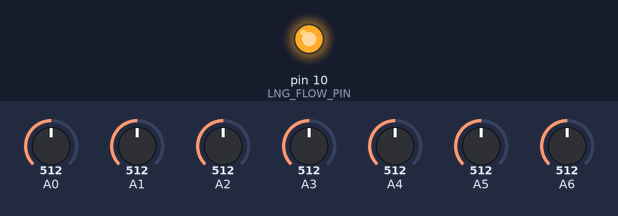
Bench run of a sketch on a simulated Arduino Nano, built with avr-gcc and run on an emulated ATmega328P. Parts: output pins drawn as LEDs (lit = HIGH). The test bench sets the inputs (shaded band); at power-on: A0 = 512, A1 = 512, A2 = 512, A3 = 512, A4 = 512, A5 = 512, A6 = 512. What the sketch prints to the serial monitor is not drawn.

Above: at 0.1 s.
Timing chart, 0 to 1.6 s (numbered marks = the images above):
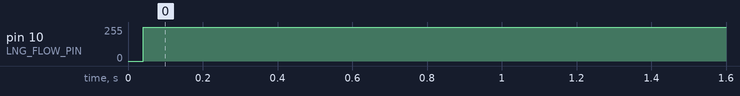

The sketch:

phoenix-fc-sensor-board.ino
```cpp
// ─────────────────────────────────────────────────────────────────────────────
// Libraries
// ─────────────────────────────────────────────────────────────────────────────

// SPI Libs
#include <SPI.h>
// Ethernet Lib
#include "./src/w5500/w5500.h"
// Constants
#include "./src/constants.h"
// SD Card Lib
// #include <SD.h>
// File myFile;

// ─────────────────────────────────────────────────────────────────────────────
// Pin Definitions
// ─────────────────────────────────────────────────────────────────────────────

//Ethernet Chip Select
#define EthernetCS 10
#define SDCS 40

#include "src/pt/pt.h"
// ─────────────────────────────────────────────────────────────────────────────
// Ethernet (MAC‑RAW)
// ─────────────────────────────────────────────────────────────────────────────

uint8_t buffer[500];

// first byte 0x02 = locally‑administered, unicast
const uint8_t MAC_GROUND_STATION[6] = {0x02, 0x47, 0x53,
                                       0x00, 0x00, 0x01}; // GS:  ground station
const uint8_t MAC_SENSOR_GIGA[6] = {0x02, 0x53, 0x49,
                                    0x00, 0x00, 0x04}; // SI:  sensor interface

//
struct TelemetryFrame {
  // –––– Ethernet header (14 B) ––––
  uint8_t dstMac[6];
  uint8_t srcMac[6];
  uint16_t ethType; // always 0x8889

  // –––– Payload ––––
  uint8_t payload[200]; // 200 bytes usually enough.. optimize later
};
TelemetryFrame f;

// ─────────────────────────────────────────────────────────────────────────────
// Instance Declaration
// ─────────────────────────────────────────────────────────────────────────────
//Ethernet
Wiznet5500 w5500;
unsigned long lastSend = 0;

//Other Consts ***************************************************
float calibration_factor_star = -5600; //-7050 worked for my 440lb max scale setup
float calibration_factor_circle = -5900; //-7050 worked for my 440lb max scale setup
float calibration_factor_triangle = -6000; //-7050 worked for my 440lb max scale setup

// Ambient_Resolution ambientRes = RES_ZERO_POINT_0625;

void setup() {
  Serial.begin(115200);

  // Ethernet setup
  w5500.begin(MAC_SENSOR_GIGA);
  Serial.println("Ethernet Setup Complete");

  setupPTs();
  Serial.println("Done Initialized");
}

void sendSensorData() {
  // LIVE ETHERNET TRANSMISSION
  // Put all data into an output string to be sent over
  // String
  // dataOut=String(PT1)+","+String(PT2)+","+String(PT3)+","+String(PT4)+","+String(PT5);

  String dataOut;

  // construct PT data
  for (uint8_t ptID = 0; ptID < countPTs(); ++ptID) {
    double val = readPT(ptID);
    if (ptID > 0) dataOut += ",";
    dataOut += String(val);
  }

  Serial.println(dataOut);

  // Send data

  char *data = dataOut.c_str();
  int len = strlen(data);
  memset(&f, 0, sizeof(f)); // set to 0
  memcpy(f.dstMac, MAC_GROUND_STATION, 6);
  // ((byte *)&f)[0] = 0xFF;
  // ((byte *)&f)[1] = 0xFF;
  // ((byte *)&f)[2] = 0xFF;
  // ((byte *)&f)[3] = 0xFF;
  // ((byte *)&f)[4] = 0xFF;
  // ((byte *)&f)[5] = 0xFF;
  memcpy(f.srcMac, MAC_SENSOR_GIGA, 6);
  ((byte *)&f)[12] = 0x88;
  ((byte *)&f)[13] = 0x89;
  // Serial.print("Data len: ");
  // Serial.println(len);
  memcpy(f.payload, data, len);
  if (w5500.sendFrame((byte *)&f, sizeof(f)) <= 0) {
    Serial.println("Ethernet send Failed");
  }

  // myFile = SD.open("StaticFire.txt", FILE_WRITE);
  // if (myFile) {
  //   Serial.print("Writing to file...");
  //   myFile.println(dataOut);
  //   // close the file:
  //   myFile.close();
  //   Serial.println("done.");
  // } else {
  //   // if the file didn't open, print an error:
  //   Serial.println("error opening file");
  // }
}

void loop() {
  if (millis() - lastSend >= TELEMETRY_DELAY) {
    lastSend = millis();
    sendSensorData();
  }
}
```

constants.h
```cpp
#ifndef CONSTANTS_H
#define CONSTANTS_H

static const uint8_t LNG_PRES_MASK = 0b1000000; // LNG Pressurant / Upstream
static const uint8_t LOX_PRES_MASK = 0b0100000; // LOX Pressurant / Upstream
static const uint8_t LNG_FLOW_MASK = 0b0001000; // LNG Flow / Downstream
static const uint8_t LOX_FLOW_MASK = 0b0000010; // Lox Flow / Downstream

// PWM pins for valves
static const uint8_t LNG_PRES_PIN = 8;
static const uint8_t LOX_PRES_PIN = 6;
static const uint8_t LNG_FLOW_PIN = 10;
static const uint8_t LOX_FLOW_PIN = 9;

static const unsigned long OPEN_MILLIS = 500; // full power duration (ms)

// Timing values
static const int TELEMETRY_DELAY = 200;

#endif
```

pt.cpp
```cpp
#include "pt.h"

static PT pts[] = {
  // name,            pin,  range,  voltageMin, voltageMax, analogRange,  voltageRange
  { "GN2",            A0,   5000.0, 0.5,        4.5,        1023.0,       5.0 },
  { "LOX-UPSTREAM",   A6,   1000.0, 1.0,        5.0,        1023.0,       5.0 },
  { "LNG-UPSTREAM",   A4,   1000.0, 1.0,        5.0,        1023.0,       5.0 },
  { "LOX-DOWNSTREAM", A5,   1000.0, 1.0,        5.0,        1023.0,       5.0 },
  { "LNG-DOWNSTREAM", A3,   1500.0, 0.5,        4.5,        1023.0,       5.0 },
  { "LOX-DOME",       A2,   1500.0, 0.5,        4.5,        1023.0,       5.0 },
  { "LNG-DOME",       A1,   1500.0, 0.5,        4.5,        1023.0,       5.0 },
};

static const size_t NUM_PTS = sizeof(pts) / sizeof(pts[0]);

// quick sanity check
static inline bool valid(uint8_t id) {
  return id < NUM_PTS;
}

void setupPTs() {
  for (uint8_t i = 0; i < NUM_PTS; i++) {
    pinMode(pts[i].pin, INPUT);
  }
}

uint8_t countPTs() {
  return NUM_PTS;
}

const PT* getPTInfo(uint8_t id) {
  // DANGER!!! really should never trigger this...
  if (!valid(id)) {
    Serial.println("ERROR: referencing unexisting PT, returning 0 as default.");
    return &pts[0];
  }
  return &pts[id];
}

double readPT(uint8_t id) {
  if (!valid(id)) return 0.0;
  const PT& p = pts[id];

  double v = (analogRead(p.pin) / p.analogRange) * p.voltageRange;
  double denom = (p.voltageMax - p.voltageMin);
  if (denom <= 0.0) return 0.0; // why...

  double pres = (v - p.voltageMin)/denom * p.range;

  if (pres <= 0.0) return 0.0;
  if (pres > p.range) return p.range; // clamp, just in case
  return pres;
}
```

pt.h
```cpp
#ifndef PT_H
#define PT_H

#include <Arduino.h>

struct PT {
  const char  *name; // "LOX/LNG/GN2 FLOW/VENT/PRES"
  uint8_t     pin;   // "A0 ..."
  double      range; // "pressure range, 0 ~ <range> psi"
  double      voltageMin; // "V at 0 psi"
  double      voltageMax; // "V at <range> psi"
  double      analogRange; // "ADC range (0~1023 for Arduino, so 1023)"
  double      voltageRange; // "ADC full voltage (0~5V for Arduino, so 5)"
};

// Initialize PT state
void setupPTs();

// Return total number of PTs
uint8_t countPTs();

// Get read-only PT descriptor for debugging
const PT* getPTInfo(uint8_t id);

// Read PSI from PT
double readPT(uint8_t id);

#endif
```

w5500.cpp
```cpp
// (licence header left out)
#include "w5500.h"
#include <SPI.h>


uint8_t Wiznet5500::wizchip_read(uint8_t block, uint16_t address)
{
    uint8_t ret;

    wizchip_cs_select();

    block |= AccessModeRead;

    wizchip_spi_write_byte((address & 0xFF00) >> 8);
    wizchip_spi_write_byte((address & 0x00FF) >> 0);
    wizchip_spi_write_byte(block);

    ret = wizchip_spi_read_byte();

    wizchip_cs_deselect();
    return ret;
}

uint16_t Wiznet5500::wizchip_read_word(uint8_t block, uint16_t address)
{
    return ((uint16_t)wizchip_read(block, address) << 8) + wizchip_read(block, address + 1);
}

void Wiznet5500::wizchip_read_buf(uint8_t block, uint16_t address, uint8_t* pBuf, uint16_t len)
{
    uint16_t i;

    wizchip_cs_select();

    block |= AccessModeRead;

    wizchip_spi_write_byte((address & 0xFF00) >> 8);
    wizchip_spi_write_byte((address & 0x00FF) >> 0);
    wizchip_spi_write_byte(block);
    for(i = 0; i < len; i++)
        pBuf[i] = wizchip_spi_read_byte();

    wizchip_cs_deselect();
}

void Wiznet5500::wizchip_write(uint8_t block, uint16_t address, uint8_t wb)
{
    wizchip_cs_select();

    block |= AccessModeWrite;

    wizchip_spi_write_byte((address & 0xFF00) >> 8);
    wizchip_spi_write_byte((address & 0x00FF) >> 0);
    wizchip_spi_write_byte(block);
    wizchip_spi_write_byte(wb);

    wizchip_cs_deselect();
}

void Wiznet5500::wizchip_write_word(uint8_t block, uint16_t address, uint16_t word)
{
    wizchip_write(block, address,   (uint8_t)(word>>8));
    wizchip_write(block, address+1, (uint8_t) word);
}

void Wiznet5500::wizchip_write_buf(uint8_t block, uint16_t address, const uint8_t* pBuf, uint16_t len)
{
    uint16_t i;

    wizchip_cs_select();

    block |= AccessModeWrite;

    wizchip_spi_write_byte((address & 0xFF00) >> 8);
    wizchip_spi_write_byte((address & 0x00FF) >> 0);
    wizchip_spi_write_byte(block);
    for(i = 0; i < len; i++)
        wizchip_spi_write_byte(pBuf[i]);

    wizchip_cs_deselect();
}

void Wiznet5500::setSn_CR(uint8_t cr) {
    // Write the command to the Command Register
    wizchip_write(BlockSelectSReg, Sn_CR, cr);

    // Now wait for the command to complete
    while( wizchip_read(BlockSelectSReg, Sn_CR) );
}

uint16_t Wiznet5500::getSn_TX_FSR()
{
    uint16_t val=0,val1=0;
    do
    {
        val1 = wizchip_read_word(BlockSelectSReg, Sn_TX_FSR);
        if (val1 != 0)
        {
            val = wizchip_read_word(BlockSelectSReg, Sn_TX_FSR);
        }
    } while (val != val1);
    return val;
}


uint16_t Wiznet5500::getSn_RX_RSR()
{
    uint16_t val=0,val1=0;
    do
    {
        val1 = wizchip_read_word(BlockSelectSReg, Sn_RX_RSR);
        if (val1 != 0)
        {
            val = wizchip_read_word(BlockSelectSReg, Sn_RX_RSR);
        }
    } while (val != val1);
    return val;
}

void Wiznet5500::wizchip_send_data(const uint8_t *wizdata, uint16_t len)
{
    uint16_t ptr = 0;

    if(len == 0) return;
    ptr = getSn_TX_WR();
    wizchip_write_buf(BlockSelectTxBuf, ptr, wizdata, len);

    ptr += len;

    setSn_TX_WR(ptr);
}

void Wiznet5500::wizchip_recv_data(uint8_t *wizdata, uint16_t len)
{
    uint16_t ptr;

    if(len == 0) return;
    ptr = getSn_RX_RD();
    wizchip_read_buf(BlockSelectRxBuf, ptr, wizdata, len);
    ptr += len;

    setSn_RX_RD(ptr);
}

void Wiznet5500::wizchip_recv_ignore(uint16_t len)
{
    uint16_t ptr;

    ptr = getSn_RX_RD();
    ptr += len;
    setSn_RX_RD(ptr);
}

void Wiznet5500::wizchip_sw_reset()
{
    setMR(MR_RST);
    getMR(); // for delay

    setSHAR(_mac_address);
}

int8_t Wiznet5500::wizphy_getphylink()
{
    int8_t tmp;
    if(getPHYCFGR() & PHYCFGR_LNK_ON)
        tmp = PHY_LINK_ON;
    else
        tmp = PHY_LINK_OFF;
    return tmp;
}

int8_t Wiznet5500::wizphy_getphypmode()
{
    int8_t tmp = 0;
    if(getPHYCFGR() & PHYCFGR_OPMDC_PDOWN)
        tmp = PHY_POWER_DOWN;
    else
        tmp = PHY_POWER_NORM;
    return tmp;
}

void Wiznet5500::wizphy_reset()
{
    uint8_t tmp = getPHYCFGR();
    tmp &= PHYCFGR_RST;
    setPHYCFGR(tmp);
    tmp = getPHYCFGR();
    tmp |= ~PHYCFGR_RST;
    setPHYCFGR(tmp);
}

int8_t Wiznet5500::wizphy_setphypmode(uint8_t pmode)
{
    uint8_t tmp = 0;
    tmp = getPHYCFGR();
    if((tmp & PHYCFGR_OPMD)== 0) return -1;
    tmp &= ~PHYCFGR_OPMDC_ALLA;
    if( pmode == PHY_POWER_DOWN)
        tmp |= PHYCFGR_OPMDC_PDOWN;
    else
        tmp |= PHYCFGR_OPMDC_ALLA;
    setPHYCFGR(tmp);
    wizphy_reset();
    tmp = getPHYCFGR();
    if( pmode == PHY_POWER_DOWN)
    {
        if(tmp & PHYCFGR_OPMDC_PDOWN) return 0;
    }
    else
    {
        if(tmp & PHYCFGR_OPMDC_ALLA) return 0;
    }
    return -1;
}


Wiznet5500::Wiznet5500(int8_t cs)
{
    _cs = cs;
}

boolean Wiznet5500::begin(const uint8_t *mac_address)
{
    memcpy(_mac_address, mac_address, 6);

    pinMode(_cs, OUTPUT);
    wizchip_cs_deselect();

    SPI.begin();
    SPI.setClockDivider(SPI_CLOCK_DIV4); // 4 MHz?
    SPI.setBitOrder(MSBFIRST);
    SPI.setDataMode(SPI_MODE0);

    wizchip_sw_reset();

    // Use the full 16Kb of RAM for Socket 0
    setSn_RXBUF_SIZE(16);
    setSn_TXBUF_SIZE(16);

    // Set our local MAC address
    setSHAR(_mac_address);

    // Open Socket 0 in MACRaw mode
    setSn_MR(Sn_MR_MACRAW);
    setSn_CR(Sn_CR_OPEN);
    if (getSn_SR() != SOCK_MACRAW) {
        // Failed to put socket 0 into MACRaw mode
        return false;
    }

    // Success
    return true;
}

void Wiznet5500::end()
{
    setSn_CR(Sn_CR_CLOSE);

    // clear all interrupt of the socket
    setSn_IR(0xFF);

    // Wait for socket to change to closed
    while(getSn_SR() != SOCK_CLOSED);
}

uint16_t Wiznet5500::readFrame(uint8_t *buffer, uint16_t bufsize)
{
    uint16_t len = getSn_RX_RSR();

    if (len > 0)
    {
        uint8_t head[2];
        uint16_t data_len=0;

        wizchip_recv_data(head, 2);
        setSn_CR(Sn_CR_RECV);

        data_len = head[0];
        data_len = (data_len<<8) + head[1];
        data_len -= 2;

        if (data_len > bufsize)
        {
            // Packet is bigger than buffer - drop the packet
            wizchip_recv_ignore(data_len);
            setSn_CR(Sn_CR_RECV);
            return 0;
        }

        wizchip_recv_data(buffer, data_len);
        setSn_CR(Sn_CR_RECV);

        // Had problems with W5500 MAC address filtering (the Sn_MR_MFEN option)
        // Do it in software instead:
        if ((buffer[0] & 0x01) || memcmp(&buffer[0], _mac_address, 6) == 0)
        {
            // Addressed to an Ethernet multicast address or our unicast address
            return data_len;
        } else {
            return 0;
        }
    }

    return 0;
}

uint16_t Wiznet5500::sendFrame(const uint8_t *buf, uint16_t len)
{
    // Wait for space in the transmit buffer
    while(1)
    {
        uint16_t freesize = getSn_TX_FSR();
        if(getSn_SR() == SOCK_CLOSED) {
            return -1;
        }
        if (len <= freesize) break;
    };

    wizchip_send_data(buf, len);
    setSn_CR(Sn_CR_SEND);

    while(1)
    {
        uint8_t tmp = getSn_IR();
        if (tmp & Sn_IR_SENDOK)
        {
            setSn_IR(Sn_IR_SENDOK);
            // Packet sent ok
            break;
        }
        else if (tmp & Sn_IR_TIMEOUT)
        {
            setSn_IR(Sn_IR_TIMEOUT);
            // There was a timeout
            return -1;
        }
    }

    return len;
}
```

Source omitted: w5500.h (22388 bytes)

Measured:
- by itself, pin 10 (LNG_FLOW_PIN): 0/255 → 255/255 at 0.04 s
